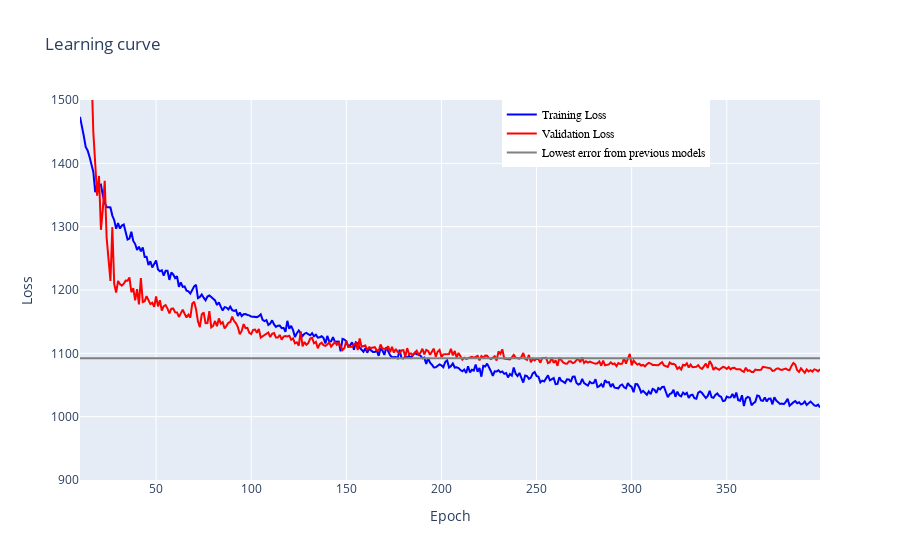

Here is the notebook cell this chart was saved with:
### Code cell
DNN_plot_loss(history,starting_epoch=10, previous_val_loss=previous_val_loss)

### Figure 1 — Plotly figure (JSON) as saved in the notebook; plotly's stock layout.template omitted (floating-point values rounded to 4 significant figures; data arrays with more than 128 entries replaced by an {"elided": "..."} marker saying what was removed)
{"data": [{"marker": {"color": "blue", "opacity": 0.5, "size": 5}, "mode": "lines", "name": "Training Loss", "type": "scatter", "x": {"elided": "390 int values"}, "y": {"elided": "390 float values"}}, {"marker": {"color": "red", "opacity": 0.5, "size": 5}, "mode": "lines", "name": "Validation Loss", "type": "scatter", "x": {"elided": "390 int values"}, "y": {"elided": "390 float values"}}, {"marker": {"color": "grey", "size": 5}, "mode": "lines", "name": "Lowest error from previous models", "type": "scatter", "x": {"elided": "390 int values"}, "y": {"elided": "390 float values"}}], "layout": {"legend": {"font": {"color": "black", "family": "sans-serif", "size": 12}, "traceorder": "normal", "x": 0.57, "y": 1}, "title": {"text": "Learning curve"}, "xaxis": {"range": [10, 399], "title": {"text": "Epoch"}}, "yaxis": {"range": [900, 1500], "title": {"text": "Loss"}}}}
